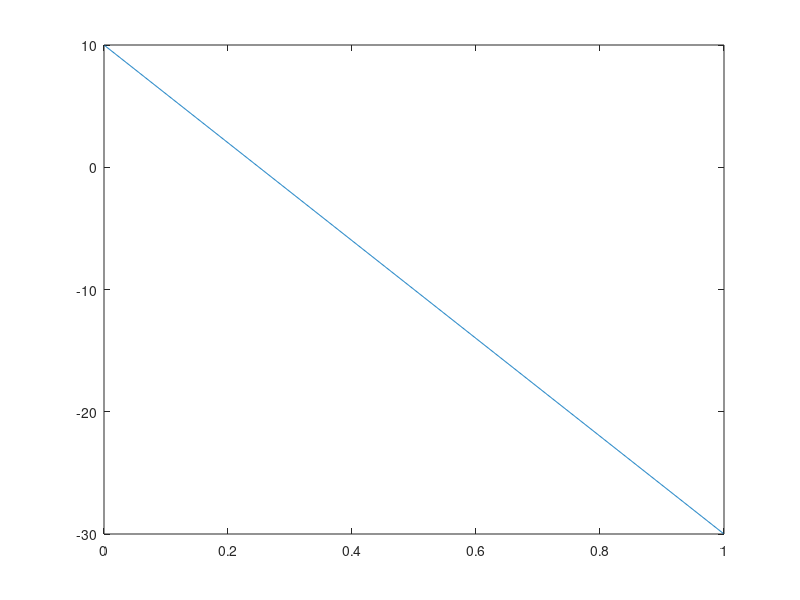

This figure's MATLAB source:
function main()
clc,clear close all;
[u,z]=laplace(0,1,10,-30,1001,100)
plot(u(2:end-1),z(2:end-1))

function [z u] = laplace (a, b, ua, ub, N, Nit) 
dz = (b-a)/N; 
z = 0:dz:1;
ua = 10 
ub = -30 
u = -40*z + 10 ;
diff=-40*z+10;
next = [0 diff(1:N)];
 
for j  = 1:Nit 
    ph = [0 next(1:N-1)+next(3:N+1)/2 0];     
    diff = next;    
end